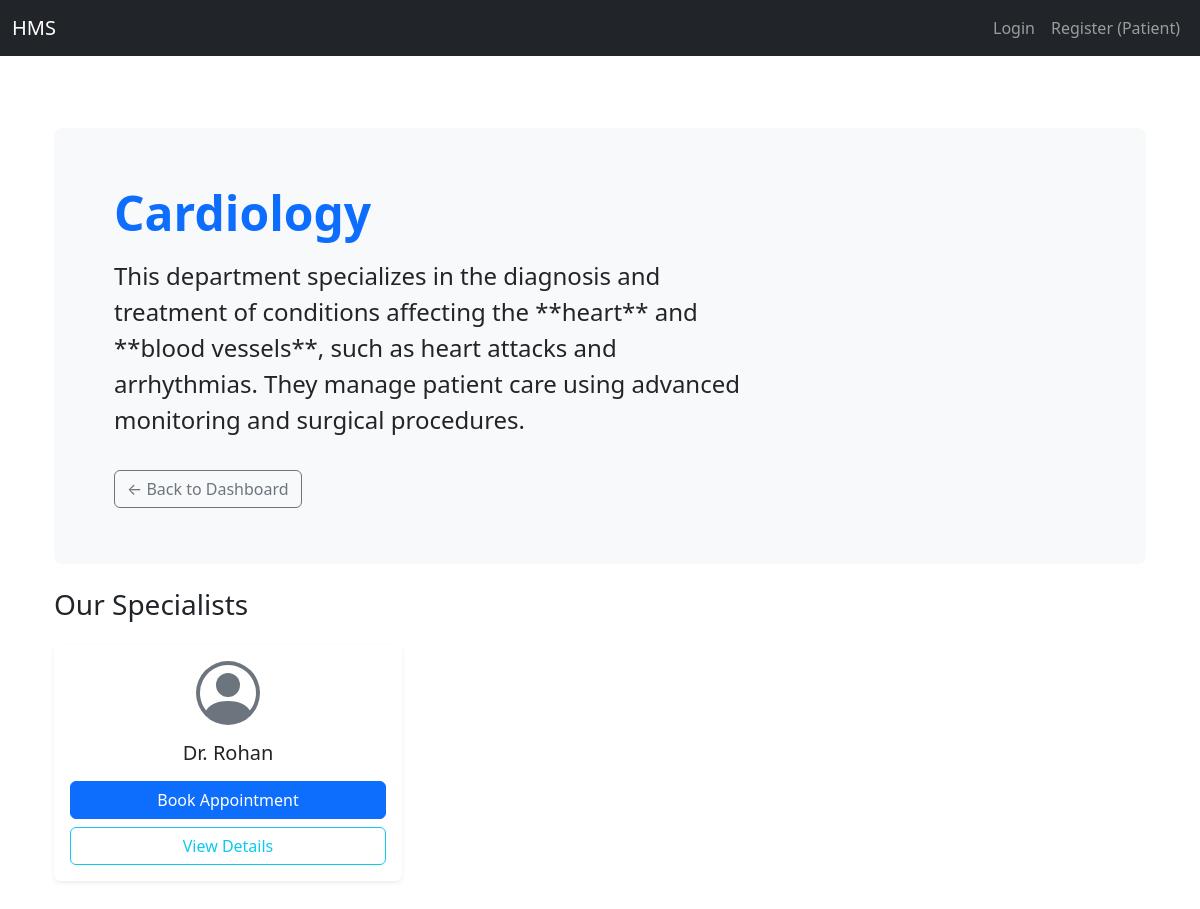
The page /departments/cardiology on the database its author committed.
### models.py (models this page shows)
class Department(db.Model):
    id = db.Column(db.Integer, primary_key=True)
    name = db.Column(db.String(100), unique=True, nullable=False)
    details = db.Column(db.String(100), default="")

class Doctor(db.Model):
    id = db.Column(db.Integer, primary_key=True)
    user_id = db.Column(db.Integer, db.ForeignKey('user.id'), nullable=False)
    department_id = db.Column(db.Integer, db.ForeignKey('department.id'), nullable=False)
    name = db.Column(db.String(100), nullable=False)
    dob = db.Column(db.DateTime, nullable=False)
    experience = db.Column(db.Integer, nullable=False)
    specialization = db.Column(db.String(100), nullable=False)
    qualifications = db.Column(db.String(100), nullable=True)
    availability = db.Column(db.String(200), default='{}')

### app.py (the view)
@app.route('/departments/<string:department_name>')
def department_details(department_name):
    dept = Department.query.filter_by(name=department_name).first_or_404()
    doctors = Doctor.query.filter_by(department_id=dept.id).all()
    return render_template('department_details.html', department=dept, doctors=doctors)

### templates/department_details.html (shortened to what this page needs)
{% extends "base.html" %}
{% block content %}
<div class="container py-5">
    <div class="p-5 mb-4 bg-light rounded-3">
        <div class="container-fluid py-2">
            <h1 class="display-5 fw-bold text-primary">{{ department.name | capitalize }}</h1>
            <p class="col-md-8 fs-4 mt-3">
                {{ department.details or "Dedicated to providing top-tier medical care in this specialization." }}
            </p>
            <a href="{{ url_for('patient_dashboard') }}" class="btn btn-outline-secondary mt-3">&larr; Back to Dashboard</a>
        </div>
    </div>
    <h3 class="mb-4">Our Specialists</h3>
    {% if not doctors %}
        <div class="alert alert-info">No doctors are currently listed for this department.</div>
    {% else %}
        <div class="row row-cols-1 row-cols-md-3 g-4">
            {% for doctor in doctors %}
            <div class="col">
                <div class="card h-100 shadow-sm border-0">
                    <div class="card-body text-center">
                        <div class="mb-3">
                        </div>
                        <h5 class="card-title">Dr. {{ doctor.name }}</h5>
                        <div class="d-grid gap-2">
                            <a href="{{ url_for('book_appointment', doctor_id=doctor.id) }}" class="btn btn-primary">Book Appointment</a>
                            <a href="{{ url_for('doctor_public_profile', doctor_id=doctor.id) }}" class="btn btn-outline-info">View Details</a>
                        </div>
                    </div>
                </div>
            </div>
            {% endfor %}
        </div>
    {% endif %}
</div>
{% endblock %}

### rows shown on the page
Department: name "Cardiology", details "This department specializes in the diagnosis and treatment of conditions affecting the **heart** and **blood vessels**, such as heart attacks and arrhythmias. They manage patient care using advanced monitoring and surgical procedures."
Doctor: name "Rohan"
